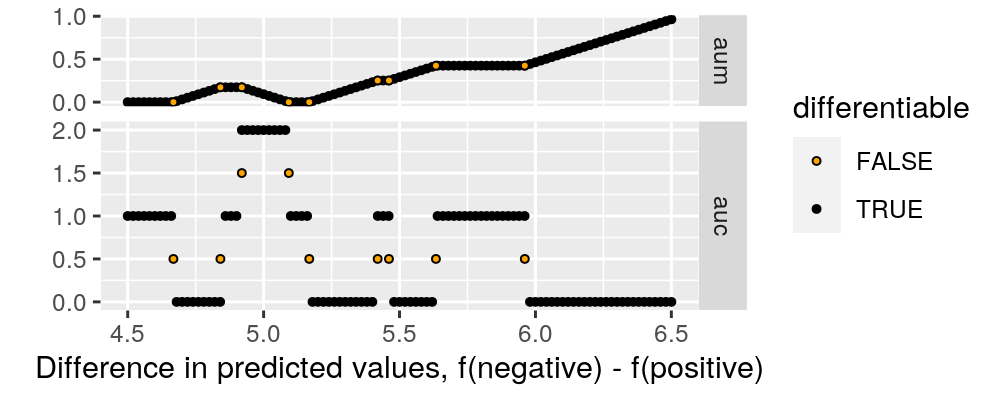

The R source for this figure:
source("packages.R")

data(neuroblastomaProcessed, package="penaltyLearning")

e <- function(label, profile.id, chromosome){
  data.table(label, profile.id=factor(profile.id), chromosome=factor(chromosome))
}
select.dt <- rbind(
  e("positive", 4, 2),
  e("negative", 513, 3))
some.err <- neuroblastomaProcessed$errors[select.dt, .(
  fp, fn, possible.fp, possible.fn,
  min.log.lambda=-max.log.lambda,
  max.log.lambda=-min.log.lambda,
  errors, labels,
  label
), on=list(profile.id, chromosome)]
err.sizes <- c(
  "min(FP,FN)"=1,
  FP=3,
  FN=2)
err.colors <- c(
  "min(FP,FN)"="black",
  FP="red",
  FN="deepskyblue")
some.err.tall <- melt(
  some.err,
  measure.vars=c("fp","fn"),
  variable.name="var.lower")
some.err.tall[, variable := toupper(var.lower)]
leg <- "Error type"
some.err.tall[, Label := paste0("\n", label)]
gg <- ggplot()+
  theme_bw()+
  theme(panel.spacing=grid::unit(0, "lines"))+
  facet_grid(Label ~ ., labeller=label_both)+
  geom_segment(aes(
    min.log.lambda, value,
    xend=max.log.lambda, yend=value,
    color=variable, size=variable),
    data=some.err.tall)+
  scale_y_continuous(
    "Label errors",
    breaks=c(0,1),
    limits=c(-0.2, 1.2))+
  scale_color_manual(leg,values=err.colors)+
  scale_size_manual(leg,values=err.sizes)+
  scale_x_continuous(
    "Predicted value f(x)",
    breaks=seq(-2, 6, by=2))+
  coord_cartesian(xlim=c(-3, 5))
png("figure-aum-convexity-profiles.png", 3.5, 2, units="in", res=200)
print(gg)
dev.off()

dmin <- 4.5
dmax <- 6.5
some.err[, fp.diff := c(NA, diff(fp))]
some.err[, fn.diff := c(NA, diff(fn))]
pred.dt <- some.err[fp.diff != 0 | fn.diff != 0, list(
  plist=list(min.log.lambda)
), by=label]
plist <- with(pred.dt, structure(plist, names=label))
grid.dt <- data.table(do.call(expand.grid, plist))
grid.dt[, pred.diff := negative-positive]
border.pred <- grid.dt[
  dmin < pred.diff & pred.diff < dmax]
grid.pred <- data.table(
  pred.diff=seq(dmin, dmax, by=0.02))
grid.pred[, positive := 0]
grid.pred[, negative := pred.diff]
both.pred <- rbind(
  border.pred[, .(positive, negative, pred.diff, differentiable=FALSE)],
  grid.pred[, .(positive, negative, pred.diff, differentiable=TRUE)])
pred.tall <- melt(
  both.pred,
  measure.vars=select.dt$label,
  variable.name="label",
  value.name="pred.log.lambda")[select.dt, nomatch=0L, on="label"]
metrics.wide <- pred.tall[order(pred.diff)][, {
  L <- penaltyLearning::ROChange(some.err, .SD, "label")
  with(L, data.table(aum, auc, roc=list(roc)))
}, by=list(pred.diff, differentiable)]
metrics.wide[auc==max(auc)] #max auc => aum>0.

pred.diff.vec <- c(4.5, 5, 5.14)
show.roc.dt.list <- list()
for(pdiff in pred.diff.vec){
  pdiff.metrics <- metrics.wide[pred.diff==pdiff]
  pdiff.roc <- pdiff.metrics[["roc"]][[1]]
  show.roc.dt.list[[paste(pdiff)]] <- data.table(
    pred.diff=pdiff,
    pdiff.metrics[, .(AUC=auc, AUM=round(aum,3))],
    pdiff.roc)
}
(show.roc.dt <- do.call(rbind, show.roc.dt.list))
show.roc.dt[, min.fp.fn := pmin(fp, fn)]
show.roc.tall <- melt(
  show.roc.dt,
  measure=c("fp","fn","min.fp.fn"),
  variable.name="lower.var")
show.roc.tall[, variable := ifelse(
  lower.var=="min.fp.fn", "min(FP,FN)", toupper(lower.var))]
gg <- ggplot()+
  theme_bw()+
  theme(panel.grid.minor=element_blank())+
  facet_grid(pred.diff + AUC + AUM ~ ., labeller=label_both)+
  geom_rect(aes(
    xmin=min.thresh, xmax=max.thresh,
    ymin=0, ymax=min.fp.fn),
    fill="grey",
    color=NA,
    alpha=0.5,
    show.roc.dt)+
  geom_segment(aes(
    min.thresh, value,
    xend=max.thresh, yend=value,
    color=variable, size=variable),
    data=show.roc.tall)+
  scale_y_continuous(
    "Label errors",
    breaks=c(0,1))+
  scale_color_manual(leg,values=err.colors)+
  scale_size_manual(leg,values=err.sizes)+
  geom_blank(aes(
    x, y),
    data=data.table(x=0, y=c(-0.4,1.4)))+
  scale_x_continuous(
    "Threshold added to predicted values")
png("figure-aum-convexity-thresholds.png", 5, 3.5, units="in", res=200)
print(gg)
dev.off()

metrics.tall <- melt(
  metrics.wide,
  measure.vars=c("aum", "auc"),
  variable.name="var.lower"
)
metrics.tall[, variable := toupper(var.lower)]
gg <- ggplot()+
  facet_grid(variable ~ ., scales="free", space="free")+
  scale_fill_manual(values=c(
    "TRUE"="black",
    "FALSE"="orange"))+
  geom_point(aes(
    pred.diff, value, fill=differentiable),
    size=1,
    shape=21,
    data=metrics.tall[order(-differentiable)])+
  xlab("Difference in predicted values, f(negative) - f(positive)")+
  scale_y_continuous("", breaks=seq(0, 2, by=0.5))

gg.emph <- gg+
  theme_bw()+
  geom_vline(aes(
    xintercept=pred.diff),
    color="grey",
    data=data.table(pred.diff=pred.diff.vec))
png("figure-aum-convexity-emph.png", 5, 2, units="in", res=200)
print(gg)
dev.off()

png("figure-aum-convexity.png", 5, 2, units="in", res=200)
print(gg)
dev.off()

